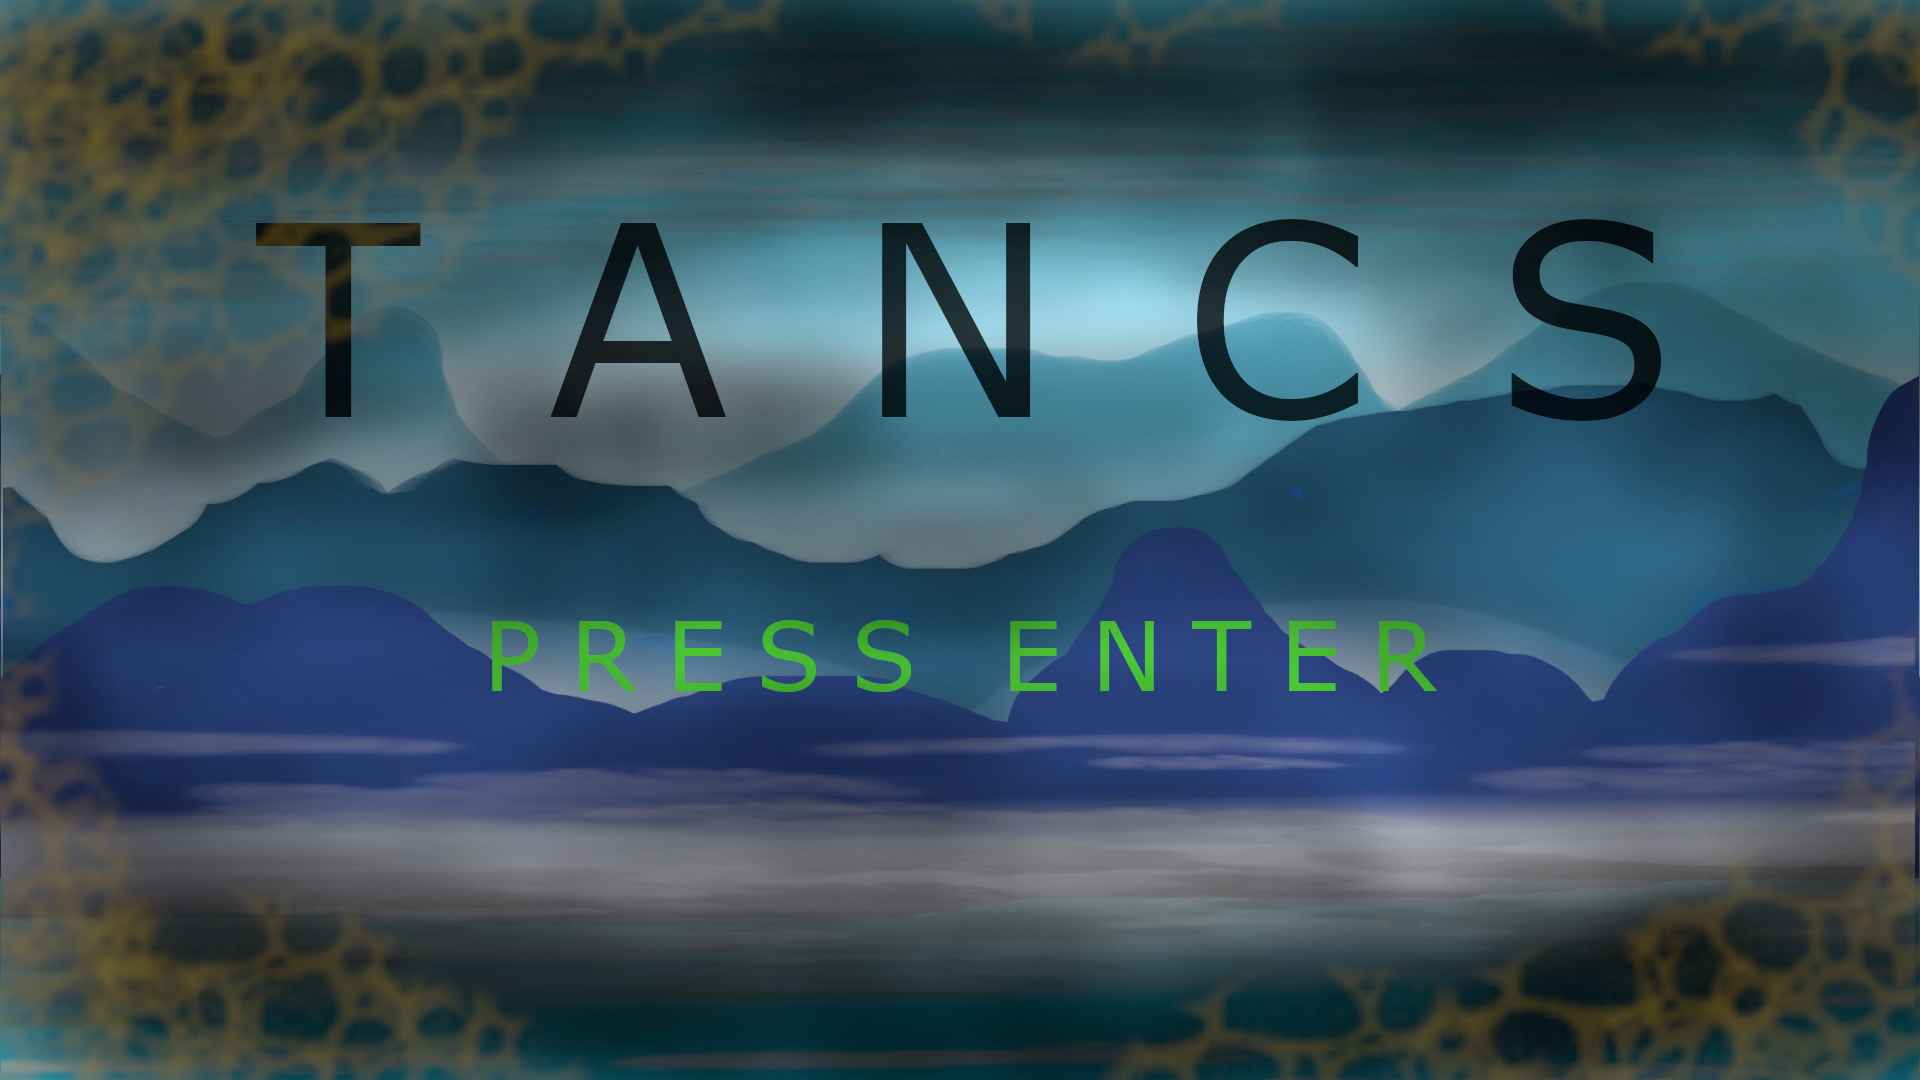

Below is a game level as drawn by its tile map, then a one-line description and the .tmx file that defines it, in full:
An orthogonal 30x30 tile map with 64x36 px tiles, 1 tile layer (Tile Layer 1).

<map version="1.10" tiledversion="1.10.2" orientation="orthogonal" renderorder="right-down" width="30" height="30" tilewidth="64" tileheight="36" infinite="0" nextlayerid="2" nextobjectid="1">
 <tileset firstgid="1" source="HOMEAll.tsx" />
 <layer id="1" name="Tile Layer 1" width="30" height="30">
  <data encoding="csv">
31,32,33,34,35,36,37,38,39,40,41,42,43,44,45,46,47,48,49,50,51,52,53,54,55,56,57,58,59,60,
121,122,123,124,125,126,127,128,129,130,131,132,133,134,135,136,137,138,139,140,141,142,143,144,145,146,147,148,149,150,
211,212,213,214,215,216,217,218,219,220,221,222,223,224,225,226,227,228,229,230,231,232,233,234,235,236,237,238,239,240,
301,302,303,304,305,306,307,308,309,310,311,312,313,314,315,316,317,318,319,320,321,322,323,324,325,326,327,328,329,330,
391,392,393,394,395,396,397,398,399,400,401,402,403,404,405,406,407,408,409,410,411,412,413,414,415,416,417,418,419,420,
481,482,483,484,485,486,487,488,489,490,491,492,493,494,495,496,497,498,499,500,501,502,503,504,505,506,507,508,509,510,
571,572,573,574,575,576,577,578,579,580,581,582,583,584,585,586,587,588,589,590,591,592,593,594,595,596,597,598,599,600,
661,662,663,664,665,666,667,668,669,670,671,672,673,674,675,676,677,678,679,680,681,682,683,684,685,686,687,688,689,690,
751,752,753,754,755,756,757,758,759,760,761,762,763,764,765,766,767,768,769,770,771,772,773,774,775,776,777,778,779,780,
841,842,843,844,845,846,847,848,849,850,851,852,853,854,855,856,857,858,859,860,861,862,863,864,865,866,867,868,869,870,
931,932,933,934,935,936,937,938,939,940,941,942,943,944,945,946,947,948,949,950,951,952,953,954,955,956,957,958,959,960,
1021,1022,1023,1024,1025,1026,1027,1028,1029,1030,1031,1032,1033,1034,1035,1036,1037,1038,1039,1040,1041,1042,1043,1044,1045,1046,1047,1048,1049,1050,
1111,1112,1113,1114,1115,1116,1117,1118,1119,1120,1121,1122,1123,1124,1125,1126,1127,1128,1129,1130,1131,1132,1133,1134,1135,1136,1137,1138,1139,1140,
1201,1202,1203,1204,1205,1206,1207,1208,1209,1210,1211,1212,1213,1214,1215,1216,1217,1218,1219,1220,1221,1222,1223,1224,1225,1226,1227,1228,1229,1230,
1291,1292,1293,1294,1295,1296,1297,1298,1299,1300,1301,1302,1303,1304,1305,1306,1307,1308,1309,1310,1311,1312,1313,1314,1315,1316,1317,1318,1319,1320,
1381,1382,1383,1384,1385,1386,1387,1388,1389,1390,1391,1392,1393,1394,1395,1396,1397,1398,1399,1400,1401,1402,1403,1404,1405,1406,1407,1408,1409,1410,
1471,1472,1473,1474,1475,1476,1477,1478,1479,1480,1481,1482,1483,1484,1485,1486,1487,1488,1489,1490,1491,1492,1493,1494,1495,1496,1497,1498,1499,1500,
1561,1562,1563,1564,1565,1566,1567,1568,1569,1570,1571,1572,1573,1574,1575,1576,1577,1578,1579,1580,1581,1582,1583,1584,1585,1586,1587,1588,1589,1590,
1651,1652,1653,1654,1655,1656,1657,1658,1659,1660,1661,1662,1663,1664,1665,1666,1667,1668,1669,1670,1671,1672,1673,1674,1675,1676,1677,1678,1679,1680,
1741,1742,1743,1744,1745,1746,1747,1748,1749,1750,1751,1752,1753,1754,1755,1756,1757,1758,1759,1760,1761,1762,1763,1764,1765,1766,1767,1768,1769,1770,
1831,1832,1833,1834,1835,1836,1837,1838,1839,1840,1841,1842,1843,1844,1845,1846,1847,1848,1849,1850,1851,1852,1853,1854,1855,1856,1857,1858,1859,1860,
1921,1922,1923,1924,1925,1926,1927,1928,1929,1930,1931,1932,1933,1934,1935,1936,1937,1938,1939,1940,1941,1942,1943,1944,1945,1946,1947,1948,1949,1950,
2011,2012,2013,2014,2015,2016,2017,2018,2019,2020,2021,2022,2023,2024,2025,2026,2027,2028,2029,2030,2031,2032,2033,2034,2035,2036,2037,2038,2039,2040,
2101,2102,2103,2104,2105,2106,2107,2108,2109,2110,2111,2112,2113,2114,2115,2116,2117,2118,2119,2120,2121,2122,2123,2124,2125,2126,2127,2128,2129,2130,
2191,2192,2193,2194,2195,2196,2197,2198,2199,2200,2201,2202,2203,2204,2205,2206,2207,2208,2209,2210,2211,2212,2213,2214,2215,2216,2217,2218,2219,2220,
2281,2282,2283,2284,2285,2286,2287,2288,2289,2290,2291,2292,2293,2294,2295,2296,2297,2298,2299,2300,2301,2302,2303,2304,2305,2306,2307,2308,2309,2310,
2371,2372,2373,2374,2375,2376,2377,2378,2379,2380,2381,2382,2383,2384,2385,2386,2387,2388,2389,2390,2391,2392,2393,2394,2395,2396,2397,2398,2399,2400,
2461,2462,2463,2464,2465,2466,2467,2468,2469,2470,2471,2472,2473,2474,2475,2476,2477,2478,2479,2480,2481,2482,2483,2484,2485,2486,2487,2488,2489,2490,
2551,2552,2553,2554,2555,2556,2557,2558,2559,2560,2561,2562,2563,2564,2565,2566,2567,2568,2569,2570,2571,2572,2573,2574,2575,2576,2577,2578,2579,2580,
2641,2642,2643,2644,2645,2646,2647,2648,2649,2650,2651,2652,2653,2654,2655,2656,2657,2658,2659,2660,2661,2662,2663,2664,2665,2666,2667,2668,2669,2670
</data>
 </layer>
</map>